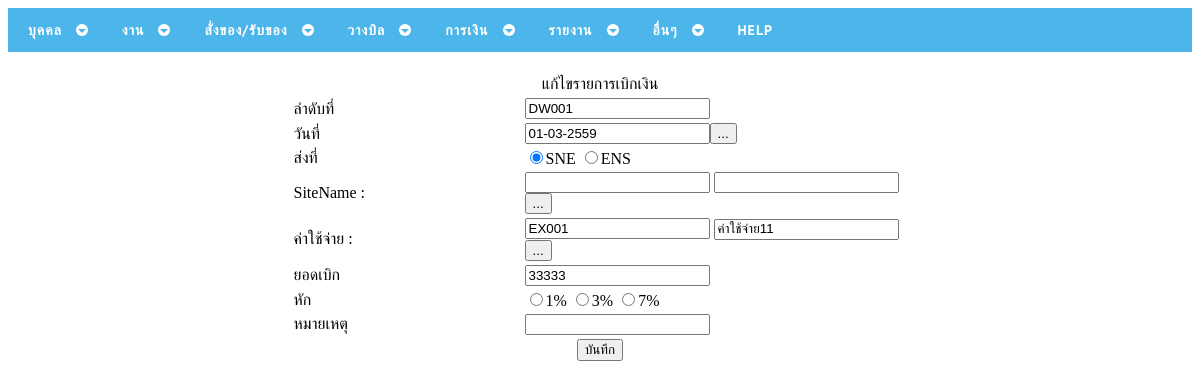
Screenshot of /drawupdate.php?DrawID=DW001 with the database file from the repository.
### tables this page shows
CREATE TABLE `drawmoney` (
  `DrawID` varchar(10) NOT NULL,
  `DrawDate` date NOT NULL,
  `SentAt` varchar(3) NOT NULL,
  `ExpensesID` varchar(5) NOT NULL,
  `Draw` int(11) NOT NULL,
  `DrawTax` int(11) NOT NULL,
  `DrawNote` varchar(50) NOT NULL,
  `transtatus` int(11) NOT NULL
);

CREATE TABLE `expenses` (
  `ExpensesID` varchar(5) NOT NULL,
  `ExpensesName` varchar(30) DEFAULT NULL
);

### drawupdate.php (the view, shortened to what this page needs)
<?php
$DrawID = $_GET['DrawID'];
$DrawSelect = mysql_query("SELECT * FROM  drawmoney Where DrawID = '".$DrawID."'") or die (mysql_error());
$DrawResult = mysql_fetch_array($DrawSelect);
?>
<!DOCTYPE html PUBLIC "-//W3C//DTD XHTML 1.0 Transitional//EN" "http://www.w3.org/TR/xhtml1/DTD/xhtml1-transitional.dtd">
<html xmlns="http://www.w3.org/1999/xhtml">
<head>
<?php
include("cssmenu/head.php");
include("include/calenda.php");
?>
</head>
<body>
<?php include("cssmenu/menu.php"); ?>
<table width="100%" border="0" bordercolor="#0000FF" style="border-collapse:collapse;">
  <tr>
  	<td>&nbsp;</td>
  </tr>
  <tr>
  	<td></td>
  </tr>
  <tr>
    <td><div align="center">แก้ไขรายการเบิกเงิน</div></td>
  </tr>
  <tr>
    <td><div align="center">
      <table width="619" border="0">
	  	<form id="form1" name="form1" method="post" action="drawupdate1.php">
        <tr>
          <td width="227">ลำดับที่</td>
          <td width="382"><input type="text" name="txtDrawID" value="<?php echo $DrawResult['DrawID']; ?>" /></td>
        </tr>
        <tr>
          <td>วันที่</td>
          <?php
          	$date = explode("-",$DrawResult['DrawDate']);
			$year = $date['2'];
			$month = $date['1'];
			$day = $date['0'];
			$nDrawDate = $year . "-" . $month . "-" . $day ;
          ?>
          <td><input name="dateInput" type="text" id="dateInput" value="<?php echo $nDrawDate ;?>" readonly="readonly" >
		  <?php  include ("include/calendaScript.php"); ?></td>
        </tr>
		    <tr>
          <td>ส่งที่</td>
          <td><input name="txtSentAt" type="radio" value="sne"
          		<?php
          			if($DrawResult['SentAt']=="sne")
          				echo "checked";
          		?>
          		>SNE
              <input name="txtSentAt" type="radio" value="ens"
          		<?php
          			if($DrawResult['SentAt']=="ens")
          				echo "checked";
          		?>
          		>ENS</td>
		    </tr>
		    <tr>
          <td>SiteName :</td>
         		<?php $SiteSelect = mysql_query("SELECT * FROM  site Where SiteCode = '".$DrawResult['SiteCode']."'") or die (mysql_error());
				$SiteResult = mysql_fetch_array($SiteSelect); ?>
		   <td>
          <input type="text" name="txtSiteCode" id="txtSiteCode" readonly="readonly" value="<?php echo $DrawResult['SiteCode']; ?>"/>
          <input type="text" name="txtSiteName" id="txtSiteName" readonly="readonly" value="<?php echo $SiteResult['SiteName']; ?>"/>
          <INPUT TYPE="BUTTON" NAME="btnPopup_1"  ID="btnPopup_0" VALUE="..." OnClick="OpenPopup()">
          </td>
        </tr>
        <tr>
          <td>ค่าใช้จ่าย :</td>
          <?php $expensesSelect = mysql_query("SELECT * FROM  expenses Where ExpensesID = '".$DrawResult['ExpensesID']."'") or die (mysql_error());
				$expensesResult = mysql_fetch_array($expensesSelect); ?>
          <td>
          <input type="text" name="txtExpensesID" id="txtExpensesID" readonly="readonly" value="<?php echo $DrawResult['ExpensesID']; ?>"/>
          <input type="text" name="txtExpensesName" id="txtExpensesName" readonly="readonly" value="<?php echo $expensesResult['ExpensesName'];?>"/>
          <INPUT TYPE="BUTTON" NAME="btnPopup_1"  ID="btnPopup_0" VALUE="..." OnClick="OpenPopup1()"></td>
        </tr>
		    <tr>
          <td>ยอดเบิก</td>
		      <td><input type="text" name="txtDraw" id="txtDraw" value="<?php echo $DrawResult['Draw']; ?>"/></td>
        </tr>
        <tr>
          <td>หัก</td>
          <?php
          	$Tax = $DrawResult['DrawTax'] * 100 / $DrawResult['Draw'];
          ?>
          <td><input name="txtTax" type="radio" value="1"
          		<?php
          			if($Tax==1)
          				echo "checked";
          		?>
          		/>1%
              <input name="txtTax" type="radio" value="3"
              	<?php
          			if($Tax==3)
          				echo "checked";
          		?>
          		/>3%
              <input name="txtTax" type="radio" value="7"
              <?php
          			if($Tax==7)
          				echo "checked";
          		?>
          		/>7%</td>
        </tr>
		    <tr>
          <td>หมายเหตุ</td>
          <td><input type="text" name="txtNote" value="<?php echo $DrawResult['DrawNote']; ?>"></td>
		    </tr>
		<tr>
			<td colspan="2"><div align="center"><input type="submit" name="Submit" value="บันทึก" /></div></td>
		</tr>
		</form>
      </table>
    </div></td>
  </tr>
  <tr>
    <td>&nbsp;</td>
  </tr>
</table>
</body>
</html>

### rows the page displays
drawmoney: txtDrawID "DW001", dateInput "01-03-2559", SentAt "☑", txtExpensesID "EX001", txtDraw "33333"
expenses: txtExpensesName "ค่าใช้จ่าย11"
